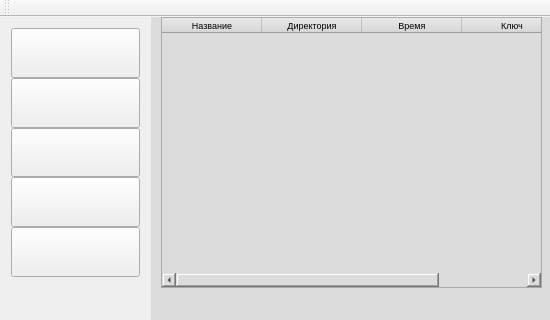
<?xml version="1.0" encoding="UTF-8"?>
<ui version="4.0">
 <class>MainWindow</class>
 <widget class="QMainWindow" name="MainWindow">
  <property name="enabled">
   <bool>true</bool>
  </property>
  <property name="geometry">
   <rect>
    <x>0</x>
    <y>0</y>
    <width>550</width>
    <height>320</height>
   </rect>
  </property>
  <property name="sizePolicy">
   <sizepolicy hsizetype="Fixed" vsizetype="Fixed">
    <horstretch>0</horstretch>
    <verstretch>0</verstretch>
   </sizepolicy>
  </property>
  <property name="minimumSize">
   <size>
    <width>550</width>
    <height>320</height>
   </size>
  </property>
  <property name="maximumSize">
   <size>
    <width>550</width>
    <height>320</height>
   </size>
  </property>
  <property name="windowTitle">
   <string>MainWindow</string>
  </property>
  <property name="animated">
   <bool>true</bool>
  </property>
  <property name="documentMode">
   <bool>false</bool>
  </property>
  <widget class="QWidget" name="centralWidget">
   <widget class="QFrame" name="frame">
    <property name="geometry">
     <rect>
      <x>151</x>
      <y>-10</y>
      <width>401</width>
      <height>321</height>
     </rect>
    </property>
    <property name="sizePolicy">
     <sizepolicy hsizetype="Maximum" vsizetype="Maximum">
      <horstretch>0</horstretch>
      <verstretch>0</verstretch>
     </sizepolicy>
    </property>
    <property name="styleSheet">
     <string notr="true">background-color: #DCDCDC;</string>
    </property>
    <property name="frameShape">
     <enum>QFrame::Box</enum>
    </property>
    <property name="frameShadow">
     <enum>QFrame::Sunken</enum>
    </property>
    <property name="lineWidth">
     <number>0</number>
    </property>
    <property name="midLineWidth">
     <number>0</number>
    </property>
    <widget class="QStackedWidget" name="stackedWidget">
     <property name="geometry">
      <rect>
       <x>10</x>
       <y>10</y>
       <width>381</width>
       <height>271</height>
      </rect>
     </property>
     <property name="autoFillBackground">
      <bool>false</bool>
     </property>
     <property name="styleSheet">
      <string notr="true"/>
     </property>
     <property name="currentIndex">
      <number>3</number>
     </property>
     <widget class="QWidget" name="page">
      <property name="palette">
       <palette>
        <active>
         <colorrole role="WindowText">
          <brush brushstyle="SolidPattern">
           <color alpha="255">
            <red>0</red>
            <green>0</green>
            <blue>0</blue>
           </color>
          </brush>
         </colorrole>
         <colorrole role="Button">
          <brush brushstyle="SolidPattern">
           <color alpha="255">
            <red>220</red>
            <green>220</green>
            <blue>220</blue>
           </color>
          </brush>
         </colorrole>
         <colorrole role="Light">
          <brush brushstyle="SolidPattern">
           <color alpha="255">
            <red>255</red>
            <green>255</green>
            <blue>255</blue>
           </color>
          </brush>
         </colorrole>
         <colorrole role="Midlight">
          <brush brushstyle="SolidPattern">
           <color alpha="255">
            <red>243</red>
            <green>243</green>
            <blue>243</blue>
           </color>
          </brush>
         </colorrole>
         <colorrole role="Dark">
          <brush brushstyle="SolidPattern">
           <color alpha="255">
            <red>115</red>
            <green>115</green>
            <blue>115</blue>
           </color>
          </brush>
         </colorrole>
         <colorrole role="Mid">
          <brush brushstyle="SolidPattern">
           <color alpha="255">
            <red>154</red>
            <green>154</green>
            <blue>154</blue>
           </color>
          </brush>
         </colorrole>
         <colorrole role="Text">
          <brush brushstyle="SolidPattern">
           <color alpha="255">
            <red>0</red>
            <green>0</green>
            <blue>0</blue>
           </color>
          </brush>
         </colorrole>
         <colorrole role="BrightText">
          <brush brushstyle="SolidPattern">
           <color alpha="255">
            <red>255</red>
            <green>255</green>
            <blue>255</blue>
           </color>
          </brush>
         </colorrole>
         <colorrole role="ButtonText">
          <brush brushstyle="SolidPattern">
           <color alpha="255">
            <red>0</red>
            <green>0</green>
            <blue>0</blue>
           </color>
          </brush>
         </colorrole>
         <colorrole role="Base">
          <brush brushstyle="SolidPattern">
           <color alpha="255">
            <red>220</red>
            <green>220</green>
            <blue>220</blue>
           </color>
          </brush>
         </colorrole>
         <colorrole role="Window">
          <brush brushstyle="SolidPattern">
           <color alpha="255">
            <red>220</red>
            <green>220</green>
            <blue>220</blue>
           </color>
          </brush>
         </colorrole>
         <colorrole role="Shadow">
          <brush brushstyle="SolidPattern">
           <color alpha="255">
            <red>0</red>
            <green>0</green>
            <blue>0</blue>
           </color>
          </brush>
         </colorrole>
         <colorrole role="AlternateBase">
          <brush brushstyle="SolidPattern">
           <color alpha="255">
            <red>243</red>
            <green>243</green>
            <blue>243</blue>
           </color>
          </brush>
         </colorrole>
         <colorrole role="ToolTipBase">
          <brush brushstyle="SolidPattern">
           <color alpha="255">
            <red>255</red>
            <green>255</green>
            <blue>220</blue>
           </color>
          </brush>
         </colorrole>
         <colorrole role="ToolTipText">
          <brush brushstyle="SolidPattern">
           <color alpha="255">
            <red>0</red>
            <green>0</green>
            <blue>0</blue>
           </color>
          </brush>
         </colorrole>
        </active>
        <inactive>
         <colorrole role="WindowText">
          <brush brushstyle="SolidPattern">
           <color alpha="255">
            <red>0</red>
            <green>0</green>
            <blue>0</blue>
           </color>
          </brush>
         </colorrole>
         <colorrole role="Button">
          <brush brushstyle="SolidPattern">
           <color alpha="255">
            <red>220</red>
            <green>220</green>
            <blue>220</blue>
           </color>
          </brush>
         </colorrole>
         <colorrole role="Light">
          <brush brushstyle="SolidPattern">
           <color alpha="255">
            <red>255</red>
            <green>255</green>
            <blue>255</blue>
           </color>
          </brush>
         </colorrole>
         <colorrole role="Midlight">
          <brush brushstyle="SolidPattern">
           <color alpha="255">
            <red>243</red>
            <green>243</green>
            <blue>243</blue>
           </color>
          </brush>
         </colorrole>
         <colorrole role="Dark">
          <brush brushstyle="SolidPattern">
           <color alpha="255">
            <red>115</red>
            <green>115</green>
            <blue>115</blue>
           </color>
          </brush>
         </colorrole>
         <colorrole role="Mid">
          <brush brushstyle="SolidPattern">
           <color alpha="255">
            <red>154</red>
            <green>154</green>
            <blue>154</blue>
           </color>
          </brush>
         </colorrole>
         <colorrole role="Text">
          <brush brushstyle="SolidPattern">
           <color alpha="255">
            <red>0</red>
            <green>0</green>
            <blue>0</blue>
           </color>
          </brush>
         </colorrole>
         <colorrole role="BrightText">
          <brush brushstyle="SolidPattern">
           <color alpha="255">
            <red>255</red>
            <green>255</green>
            <blue>255</blue>
           </color>
          </brush>
         </colorrole>
         <colorrole role="ButtonText">
          <brush brushstyle="SolidPattern">
           <color alpha="255">
            <red>0</red>
            <green>0</green>
            <blue>0</blue>
           </color>
          </brush>
         </colorrole>
         <colorrole role="Base">
          <brush brushstyle="SolidPattern">
           <color alpha="255">
            <red>220</red>
            <green>220</green>
            <blue>220</blue>
           </color>
          </brush>
         </colorrole>
         <colorrole role="Window">
          <brush brushstyle="SolidPattern">
           <color alpha="255">
            <red>220</red>
            <green>220</green>
            <blue>220</blue>
           </color>
          </brush>
         </colorrole>
         <colorrole role="Shadow">
          <brush brushstyle="SolidPattern">
           <color alpha="255">
            <red>0</red>
            <green>0</green>
            <blue>0</blue>
           </color>
          </brush>
         </colorrole>
         <colorrole role="AlternateBase">
          <brush brushstyle="SolidPattern">
           <color alpha="255">
            <red>243</red>
            <green>243</green>
            <blue>243</blue>
           </color>
          </brush>
         </colorrole>
         <colorrole role="ToolTipBase">
          <brush brushstyle="SolidPattern">
           <color alpha="255">
            <red>255</red>
            <green>255</green>
            <blue>220</blue>
           </color>
          </brush>
         </colorrole>
         <colorrole role="ToolTipText">
          <brush brushstyle="SolidPattern">
           <color alpha="255">
            <red>0</red>
            <green>0</green>
            <blue>0</blue>
           </color>
          </brush>
         </colorrole>
        </inactive>
        <disabled>
         <colorrole role="WindowText">
          <brush brushstyle="SolidPattern">
           <color alpha="255">
            <red>115</red>
            <green>115</green>
            <blue>115</blue>
           </color>
          </brush>
         </colorrole>
         <colorrole role="Button">
          <brush brushstyle="SolidPattern">
           <color alpha="255">
            <red>220</red>
            <green>220</green>
            <blue>220</blue>
           </color>
          </brush>
         </colorrole>
         <colorrole role="Light">
          <brush brushstyle="SolidPattern">
           <color alpha="255">
            <red>255</red>
            <green>255</green>
            <blue>255</blue>
           </color>
          </brush>
         </colorrole>
         <colorrole role="Midlight">
          <brush brushstyle="SolidPattern">
           <color alpha="255">
            <red>243</red>
            <green>243</green>
            <blue>243</blue>
           </color>
          </brush>
         </colorrole>
         <colorrole role="Dark">
          <brush brushstyle="SolidPattern">
           <color alpha="255">
            <red>115</red>
            <green>115</green>
            <blue>115</blue>
           </color>
          </brush>
         </colorrole>
         <colorrole role="Mid">
          <brush brushstyle="SolidPattern">
           <color alpha="255">
            <red>154</red>
            <green>154</green>
            <blue>154</blue>
           </color>
          </brush>
         </colorrole>
         <colorrole role="Text">
          <brush brushstyle="SolidPattern">
           <color alpha="255">
            <red>115</red>
            <green>115</green>
            <blue>115</blue>
           </color>
          </brush>
         </colorrole>
         <colorrole role="BrightText">
          <brush brushstyle="SolidPattern">
           <color alpha="255">
            <red>255</red>
            <green>255</green>
            <blue>255</blue>
           </color>
          </brush>
         </colorrole>
         <colorrole role="ButtonText">
          <brush brushstyle="SolidPattern">
           <color alpha="255">
            <red>115</red>
            <green>115</green>
            <blue>115</blue>
           </color>
          </brush>
         </colorrole>
         <colorrole role="Base">
          <brush brushstyle="SolidPattern">
           <color alpha="255">
            <red>220</red>
            <green>220</green>
            <blue>220</blue>
           </color>
          </brush>
         </colorrole>
         <colorrole role="Window">
          <brush brushstyle="SolidPattern">
           <color alpha="255">
            <red>220</red>
            <green>220</green>
            <blue>220</blue>
           </color>
          </brush>
         </colorrole>
         <colorrole role="Shadow">
          <brush brushstyle="SolidPattern">
           <color alpha="255">
            <red>0</red>
            <green>0</green>
            <blue>0</blue>
           </color>
          </brush>
         </colorrole>
         <colorrole role="AlternateBase">
          <brush brushstyle="SolidPattern">
           <color alpha="255">
            <red>231</red>
            <green>231</green>
            <blue>231</blue>
           </color>
          </brush>
         </colorrole>
         <colorrole role="ToolTipBase">
          <brush brushstyle="SolidPattern">
           <color alpha="255">
            <red>255</red>
            <green>255</green>
            <blue>220</blue>
           </color>
          </brush>
         </colorrole>
         <colorrole role="ToolTipText">
          <brush brushstyle="SolidPattern">
           <color alpha="255">
            <red>0</red>
            <green>0</green>
            <blue>0</blue>
           </color>
          </brush>
         </colorrole>
        </disabled>
       </palette>
      </property>
      <widget class="QWidget" name="layoutWidget">
       <property name="geometry">
        <rect>
         <x>0</x>
         <y>20</y>
         <width>321</width>
         <height>148</height>
        </rect>
       </property>
       <layout class="QVBoxLayout" name="verticalLayout">
        <item>
         <layout class="QGridLayout" name="gridLayout">
          <item row="0" column="0">
           <widget class="QLabel" name="label">
            <property name="text">
             <string>Выбранный файл</string>
            </property>
           </widget>
          </item>
          <item row="1" column="0">
           <widget class="QLineEdit" name="lineEdit">
            <property name="styleSheet">
             <string notr="true">background-color:  #FFFFFF;</string>
            </property>
            <property name="text">
             <string>Нажмите &quot;Обзор&quot;</string>
            </property>
            <property name="frame">
             <bool>true</bool>
            </property>
            <property name="readOnly">
             <bool>false</bool>
            </property>
           </widget>
          </item>
          <item row="1" column="1">
           <widget class="QPushButton" name="pushButton">
            <property name="styleSheet">
             <string notr="true">background-color:  #F8F8FF;</string>
            </property>
            <property name="text">
             <string>Обзор</string>
            </property>
           </widget>
          </item>
          <item row="2" column="0">
           <spacer name="verticalSpacer">
            <property name="orientation">
             <enum>Qt::Vertical</enum>
            </property>
            <property name="sizeHint" stdset="0">
             <size>
              <width>20</width>
              <height>40</height>
             </size>
            </property>
           </spacer>
          </item>
         </layout>
        </item>
        <item>
         <layout class="QGridLayout" name="gridLayout_2">
          <item row="0" column="0">
           <widget class="QCheckBox" name="checkBox">
            <property name="styleSheet">
             <string notr="true"/>
            </property>
            <property name="text">
             <string>Icon change</string>
            </property>
           </widget>
          </item>
          <item row="0" column="1">
           <spacer name="horizontalSpacer">
            <property name="orientation">
             <enum>Qt::Horizontal</enum>
            </property>
            <property name="sizeHint" stdset="0">
             <size>
              <width>40</width>
              <height>20</height>
             </size>
            </property>
           </spacer>
          </item>
          <item row="0" column="2">
           <widget class="QPushButton" name="pushButton_2">
            <property name="styleSheet">
             <string notr="true">background-color:  #F8F8FF;</string>
            </property>
            <property name="text">
             <string>Encrypt</string>
            </property>
           </widget>
          </item>
          <item row="1" column="0">
           <widget class="QCheckBox" name="checkBox_2">
            <property name="styleSheet">
             <string notr="true"/>
            </property>
            <property name="text">
             <string>Assemble</string>
            </property>
           </widget>
          </item>
          <item row="1" column="1">
           <spacer name="horizontalSpacer_2">
            <property name="orientation">
             <enum>Qt::Horizontal</enum>
            </property>
            <property name="sizeHint" stdset="0">
             <size>
              <width>40</width>
              <height>20</height>
             </size>
            </property>
           </spacer>
          </item>
          <item row="1" column="2">
           <widget class="QPushButton" name="pushButton_3">
            <property name="styleSheet">
             <string notr="true">background-color:  #F8F8FF;</string>
            </property>
            <property name="text">
             <string>Decrypt</string>
            </property>
           </widget>
          </item>
          <item row="2" column="0">
           <widget class="QCheckBox" name="checkBox_3">
            <property name="text">
             <string>Replace
Original File</string>
            </property>
           </widget>
          </item>
         </layout>
        </item>
       </layout>
      </widget>
     </widget>
     <widget class="QWidget" name="page_2">
      <widget class="QWidget" name="layoutWidget">
       <property name="geometry">
        <rect>
         <x>0</x>
         <y>10</y>
         <width>381</width>
         <height>255</height>
        </rect>
       </property>
       <layout class="QGridLayout" name="gridLayout_3">
        <item row="1" column="0" rowspan="2" colspan="4">
         <widget class="QTextEdit" name="textEdit">
          <property name="styleSheet">
           <string notr="true">background-color: #FFFFFF</string>
          </property>
          <property name="html">
           <string>&lt;!DOCTYPE HTML PUBLIC &quot;-//W3C//DTD HTML 4.0//EN&quot; &quot;http://www.w3.org/TR/REC-html40/strict.dtd&quot;&gt;
&lt;html&gt;&lt;head&gt;&lt;meta name=&quot;qrichtext&quot; content=&quot;1&quot; /&gt;&lt;style type=&quot;text/css&quot;&gt;
p, li { white-space: pre-wrap; }
&lt;/style&gt;&lt;/head&gt;&lt;body style=&quot; font-family:'MS Shell Dlg 2'; font-size:8.25pt; font-weight:400; font-style:normal;&quot;&gt;
&lt;p style=&quot; margin-top:0px; margin-bottom:0px; margin-left:0px; margin-right:0px; -qt-block-indent:0; text-indent:0px;&quot;&gt;Сообщение...&lt;/p&gt;&lt;/body&gt;&lt;/html&gt;</string>
          </property>
         </widget>
        </item>
        <item row="3" column="0" rowspan="3">
         <widget class="QPushButton" name="pushButton_4">
          <property name="text">
           <string>Clear</string>
          </property>
         </widget>
        </item>
        <item row="5" column="3">
         <widget class="QPushButton" name="pushButton_5">
          <property name="text">
           <string>Decrypt</string>
          </property>
         </widget>
        </item>
        <item row="3" column="1" rowspan="3">
         <widget class="QPushButton" name="pushButton_8">
          <property name="text">
           <string>Paste</string>
          </property>
         </widget>
        </item>
        <item row="3" column="2" rowspan="3">
         <widget class="QPushButton" name="pushButton_10">
          <property name="text">
           <string>Copy</string>
          </property>
         </widget>
        </item>
        <item row="0" column="0" colspan="2">
         <widget class="QLabel" name="label_2">
          <property name="text">
           <string>Введите сообщение</string>
          </property>
         </widget>
        </item>
        <item row="0" column="2" colspan="2">
         <spacer name="horizontalSpacer_4">
          <property name="orientation">
           <enum>Qt::Horizontal</enum>
          </property>
          <property name="sizeHint" stdset="0">
           <size>
            <width>40</width>
            <height>20</height>
           </size>
          </property>
         </spacer>
        </item>
        <item row="4" column="3">
         <widget class="QPushButton" name="pushButton_9">
          <property name="text">
           <string>Encrypt</string>
          </property>
         </widget>
        </item>
       </layout>
      </widget>
     </widget>
     <widget class="QWidget" name="page_3">
      <widget class="QWidget" name="layoutWidget">
       <property name="geometry">
        <rect>
         <x>0</x>
         <y>10</y>
         <width>381</width>
         <height>254</height>
        </rect>
       </property>
       <layout class="QVBoxLayout" name="verticalLayout_3">
        <item>
         <layout class="QGridLayout" name="gridLayout_5">
          <item row="0" column="4" colspan="2">
           <widget class="QSlider" name="horizontalSlider">
            <property name="styleSheet">
             <string notr="true"/>
            </property>
            <property name="maximum">
             <number>100</number>
            </property>
            <property name="value">
             <number>100</number>
            </property>
            <property name="sliderPosition">
             <number>100</number>
            </property>
            <property name="orientation">
             <enum>Qt::Horizontal</enum>
            </property>
           </widget>
          </item>
          <item row="2" column="3" colspan="2">
           <widget class="QLineEdit" name="SaveDir_line">
            <property name="styleSheet">
             <string notr="true">background-color: #FFFFFF</string>
            </property>
            <property name="text">
             <string>Укажите путь...</string>
            </property>
            <property name="readOnly">
             <bool>false</bool>
            </property>
           </widget>
          </item>
          <item row="4" column="5">
           <widget class="QPushButton" name="Icon_button">
            <property name="text">
             <string>Обзор</string>
            </property>
           </widget>
          </item>
          <item row="5" column="1">
           <spacer name="verticalSpacer_3">
            <property name="orientation">
             <enum>Qt::Vertical</enum>
            </property>
            <property name="sizeHint" stdset="0">
             <size>
              <width>20</width>
              <height>40</height>
             </size>
            </property>
           </spacer>
          </item>
          <item row="2" column="0" colspan="2">
           <widget class="QLabel" name="label_4">
            <property name="text">
             <string>Каталог хранения:</string>
            </property>
           </widget>
          </item>
          <item row="2" column="5">
           <widget class="QPushButton" name="SaveDir_button">
            <property name="text">
             <string>Обзор</string>
            </property>
           </widget>
          </item>
          <item row="3" column="0" colspan="3">
           <widget class="QLabel" name="label_10">
            <property name="text">
             <string>Пароль на каталог с ключами:</string>
            </property>
           </widget>
          </item>
          <item row="3" column="3" colspan="2">
           <widget class="QLineEdit" name="lineEdit_5">
            <property name="styleSheet">
             <string notr="true">background-color: #FFFFFF</string>
            </property>
            <property name="text">
             <string>Укажите пароль...</string>
            </property>
           </widget>
          </item>
          <item row="4" column="0">
           <widget class="QLabel" name="label_5">
            <property name="text">
             <string>Путь к иконке:</string>
            </property>
           </widget>
          </item>
          <item row="4" column="3" colspan="2">
           <widget class="QLineEdit" name="Icon_line">
            <property name="styleSheet">
             <string notr="true">background-color: #FFFFFF</string>
            </property>
            <property name="text">
             <string>Укажите путь...</string>
            </property>
            <property name="readOnly">
             <bool>false</bool>
            </property>
           </widget>
          </item>
          <item row="0" column="0" colspan="3">
           <widget class="QLabel" name="label_3">
            <property name="text">
             <string>Ограничение по размеру (мб):</string>
            </property>
           </widget>
          </item>
          <item row="0" column="3">
           <widget class="QSpinBox" name="spinBox">
            <property name="styleSheet">
             <string notr="true">background-color: #FFFFFF</string>
            </property>
            <property name="maximum">
             <number>100</number>
            </property>
            <property name="value">
             <number>100</number>
            </property>
           </widget>
          </item>
         </layout>
        </item>
        <item>
         <layout class="QGridLayout" name="gridLayout_4">
          <item row="0" column="0" colspan="2">
           <widget class="QLabel" name="label_6">
            <property name="text">
             <string>Подменные сведения</string>
            </property>
           </widget>
          </item>
          <item row="1" column="0">
           <spacer name="verticalSpacer_2">
            <property name="orientation">
             <enum>Qt::Vertical</enum>
            </property>
            <property name="sizeHint" stdset="0">
             <size>
              <width>20</width>
              <height>18</height>
             </size>
            </property>
           </spacer>
          </item>
          <item row="1" column="2">
           <widget class="QLabel" name="label_9">
            <property name="text">
             <string>Описание:</string>
            </property>
           </widget>
          </item>
          <item row="2" column="0">
           <widget class="QLabel" name="label_7">
            <property name="text">
             <string>Автор</string>
            </property>
           </widget>
          </item>
          <item row="2" column="1">
           <widget class="QLineEdit" name="lineEdit_3">
            <property name="styleSheet">
             <string notr="true">background-color: #FFFFFF</string>
            </property>
            <property name="text">
             <string>...</string>
            </property>
           </widget>
          </item>
          <item row="2" column="2" rowspan="2">
           <widget class="QTextEdit" name="textEdit_2">
            <property name="styleSheet">
             <string notr="true">background-color: #FFFFFF</string>
            </property>
            <property name="html">
             <string>&lt;!DOCTYPE HTML PUBLIC &quot;-//W3C//DTD HTML 4.0//EN&quot; &quot;http://www.w3.org/TR/REC-html40/strict.dtd&quot;&gt;
&lt;html&gt;&lt;head&gt;&lt;meta name=&quot;qrichtext&quot; content=&quot;1&quot; /&gt;&lt;style type=&quot;text/css&quot;&gt;
p, li { white-space: pre-wrap; }
&lt;/style&gt;&lt;/head&gt;&lt;body style=&quot; font-family:'MS Shell Dlg 2'; font-size:8.25pt; font-weight:400; font-style:normal;&quot;&gt;
&lt;p style=&quot; margin-top:0px; margin-bottom:0px; margin-left:0px; margin-right:0px; -qt-block-indent:0; text-indent:0px;&quot;&gt;...&lt;/p&gt;&lt;/body&gt;&lt;/html&gt;</string>
            </property>
           </widget>
          </item>
          <item row="3" column="0">
           <widget class="QLabel" name="label_8">
            <property name="text">
             <string>Имя файла:</string>
            </property>
           </widget>
          </item>
          <item row="3" column="1">
           <widget class="QLineEdit" name="lineEdit_2">
            <property name="styleSheet">
             <string notr="true">background-color: #FFFFFF</string>
            </property>
            <property name="text">
             <string>...</string>
            </property>
           </widget>
          </item>
         </layout>
        </item>
       </layout>
      </widget>
     </widget>
     <widget class="QWidget" name="page_5">
      <widget class="QTableWidget" name="tableWidget">
       <property name="geometry">
        <rect>
         <x>0</x>
         <y>0</y>
         <width>381</width>
         <height>271</height>
        </rect>
       </property>
       <property name="sizePolicy">
        <sizepolicy hsizetype="Expanding" vsizetype="Expanding">
         <horstretch>0</horstretch>
         <verstretch>0</verstretch>
        </sizepolicy>
       </property>
       <property name="font">
        <font>
         <pointsize>7</pointsize>
        </font>
       </property>
       <property name="styleSheet">
        <string notr="true">background-color: #FFFFFF; font-size: 7pt; horizontal { background: #DCDCDC};</string>
       </property>
       <property name="gridStyle">
        <enum>Qt::SolidLine</enum>
       </property>
       <column>
        <property name="text">
         <string>Название</string>
        </property>
        <property name="font">
         <font>
          <pointsize>7</pointsize>
         </font>
        </property>
       </column>
       <column>
        <property name="text">
         <string>Директория</string>
        </property>
        <property name="font">
         <font>
          <pointsize>7</pointsize>
         </font>
        </property>
       </column>
       <column>
        <property name="text">
         <string>Время</string>
        </property>
        <property name="font">
         <font>
          <pointsize>7</pointsize>
         </font>
        </property>
       </column>
       <column>
        <property name="text">
         <string>Ключ</string>
        </property>
        <property name="font">
         <font>
          <pointsize>7</pointsize>
         </font>
        </property>
       </column>
      </widget>
     </widget>
     <widget class="QWidget" name="page_4">
      <widget class="QTextBrowser" name="textBrowser">
       <property name="geometry">
        <rect>
         <x>5</x>
         <y>11</y>
         <width>371</width>
         <height>241</height>
        </rect>
       </property>
       <property name="frameShape">
        <enum>QFrame::NoFrame</enum>
       </property>
       <property name="lineWidth">
        <number>0</number>
       </property>
       <property name="html">
        <string>&lt;!DOCTYPE HTML PUBLIC &quot;-//W3C//DTD HTML 4.0//EN&quot; &quot;http://www.w3.org/TR/REC-html40/strict.dtd&quot;&gt;
&lt;html&gt;&lt;head&gt;&lt;meta name=&quot;qrichtext&quot; content=&quot;1&quot; /&gt;&lt;style type=&quot;text/css&quot;&gt;
p, li { white-space: pre-wrap; }
&lt;/style&gt;&lt;/head&gt;&lt;body style=&quot; font-family:'MS Shell Dlg 2'; font-size:8.25pt; font-weight:400; font-style:normal;&quot;&gt;
&lt;p style=&quot; margin-top:0px; margin-bottom:0px; margin-left:0px; margin-right:0px; -qt-block-indent:0; text-indent:0px;&quot;&gt;&lt;span style=&quot; font-size:14pt;&quot;&gt;Разработчики: Мазалов Роман, Носачёв Роман &lt;br /&gt;Создатель кода интерфейса: Коротун Дмитрий&lt;br /&gt;&lt;br /&gt;&lt;br /&gt;&lt;br /&gt;&lt;/span&gt;&lt;/p&gt;
&lt;p style=&quot; margin-top:0px; margin-bottom:0px; margin-left:0px; margin-right:0px; -qt-block-indent:0; text-indent:0px;&quot;&gt;&lt;span style=&quot; font-size:14pt;&quot;&gt;Все права зарегистрированы            @Донецк 2016&lt;/span&gt;&lt;/p&gt;&lt;/body&gt;&lt;/html&gt;</string>
       </property>
      </widget>
     </widget>
    </widget>
   </widget>
   <widget class="QWidget" name="layoutWidget">
    <property name="geometry">
     <rect>
      <x>0</x>
      <y>0</y>
      <width>151</width>
      <height>271</height>
     </rect>
    </property>
    <layout class="QVBoxLayout" name="verticalLayout_2">
     <property name="spacing">
      <number>0</number>
     </property>
     <item>
      <widget class="QPushButton" name="ED_file">
       <property name="sizePolicy">
        <sizepolicy hsizetype="Minimum" vsizetype="Minimum">
         <horstretch>0</horstretch>
         <verstretch>0</verstretch>
        </sizepolicy>
       </property>
       <property name="maximumSize">
        <size>
         <width>6888</width>
         <height>8888</height>
        </size>
       </property>
       <property name="cursor">
        <cursorShape>ArrowCursor</cursorShape>
       </property>
       <property name="styleSheet">
        <string notr="true"> QPixmap pixmap(QDir::currentPath() + &quot;/icons/button.png&quot;);
    QIcon ButtonIcon(pixmap);
    ED_file-&gt;setIcon(ButtonIcon);
    ED_file-&gt;setIconSize(pixmap.rect().size());
 ED_file-&gt;setStyleSheet(&quot;QPushButton{border: none;outline: none;}&quot;);</string>
       </property>
       <property name="text">
        <string/>
       </property>
       <property name="iconSize">
        <size>
         <width>16</width>
         <height>16</height>
        </size>
       </property>
      </widget>
     </item>
     <item>
      <widget class="QPushButton" name="ED_Message">
       <property name="sizePolicy">
        <sizepolicy hsizetype="Minimum" vsizetype="Minimum">
         <horstretch>0</horstretch>
         <verstretch>0</verstretch>
        </sizepolicy>
       </property>
       <property name="styleSheet">
        <string notr="true"> QPixmap pixmap(QDir::currentPath() + &quot;/icons/button.png&quot;);
    QIcon ButtonIcon(pixmap);
    ui-&gt;ED_Message-&gt;setIcon(ButtonIcon);
    ui-&gt;ED_Message-&gt;setIconSize(pixmap.rect().size());</string>
       </property>
       <property name="text">
        <string/>
       </property>
      </widget>
     </item>
     <item>
      <widget class="QPushButton" name="settings_button">
       <property name="sizePolicy">
        <sizepolicy hsizetype="Minimum" vsizetype="Minimum">
         <horstretch>0</horstretch>
         <verstretch>0</verstretch>
        </sizepolicy>
       </property>
       <property name="text">
        <string/>
       </property>
      </widget>
     </item>
     <item>
      <widget class="QPushButton" name="history_button">
       <property name="sizePolicy">
        <sizepolicy hsizetype="Minimum" vsizetype="Minimum">
         <horstretch>0</horstretch>
         <verstretch>0</verstretch>
        </sizepolicy>
       </property>
       <property name="text">
        <string/>
       </property>
      </widget>
     </item>
     <item>
      <widget class="QPushButton" name="about_button">
       <property name="sizePolicy">
        <sizepolicy hsizetype="Minimum" vsizetype="Minimum">
         <horstretch>0</horstretch>
         <verstretch>0</verstretch>
        </sizepolicy>
       </property>
       <property name="text">
        <string/>
       </property>
      </widget>
     </item>
    </layout>
   </widget>
  </widget>
  <widget class="QToolBar" name="mainToolBar">
   <attribute name="toolBarArea">
    <enum>TopToolBarArea</enum>
   </attribute>
   <attribute name="toolBarBreak">
    <bool>false</bool>
   </attribute>
  </widget>
  <action name="actionEncrypt">
   <property name="text">
    <string>Encrypt</string>
   </property>
   <property name="toolTip">
    <string>goto Encrypt</string>
   </property>
  </action>
 </widget>
 <layoutdefault spacing="6" margin="11"/>
 <resources/>
 <connections>
  <connection>
   <sender>horizontalSlider</sender>
   <signal>valueChanged(int)</signal>
   <receiver>spinBox</receiver>
   <slot>setValue(int)</slot>
   <hints>
    <hint type="sourcelabel">
     <x>450</x>
     <y>70</y>
    </hint>
    <hint type="destinationlabel">
     <x>354</x>
     <y>65</y>
    </hint>
   </hints>
  </connection>
  <connection>
   <sender>spinBox</sender>
   <signal>valueChanged(int)</signal>
   <receiver>horizontalSlider</receiver>
   <slot>setValue(int)</slot>
   <hints>
    <hint type="sourcelabel">
     <x>368</x>
     <y>67</y>
    </hint>
    <hint type="destinationlabel">
     <x>453</x>
     <y>67</y>
    </hint>
   </hints>
  </connection>
 </connections>
</ui>
